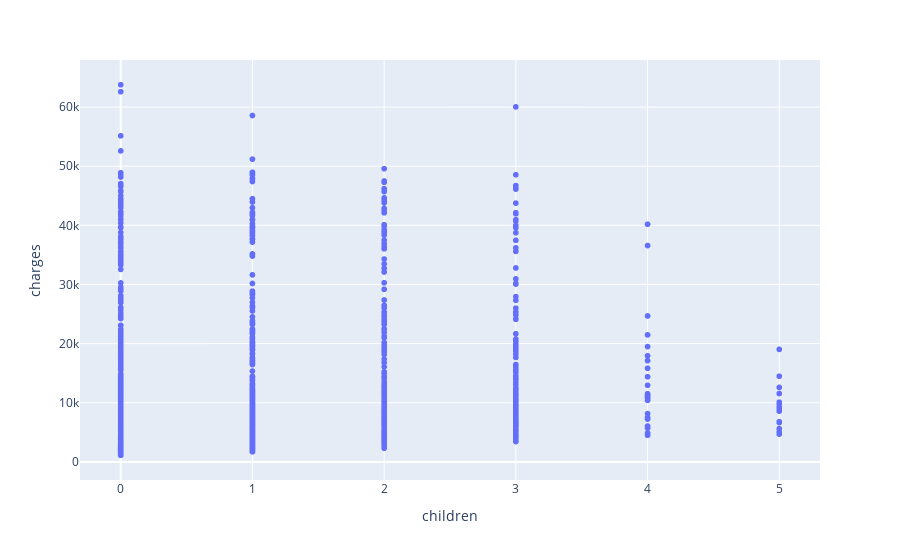

The code cell stored with this chart in its notebook:
### Code cell
px.scatter(df,x="children",y='charges')

### Figure 1 — Plotly figure (JSON) as saved in the notebook; plotly's stock layout.template omitted (floating-point values rounded to 4 significant figures; data arrays with more than 128 entries replaced by an {"elided": "..."} marker saying what was removed)
{"data": [{"hovertemplate": "children=%{x}<br>charges=%{y}<extra></extra>", "legendgroup": "", "marker": {"color": "#636efa", "symbol": "circle"}, "mode": "markers", "name": "", "showlegend": false, "type": "scattergl", "x": {"elided": "1338 int values"}, "xaxis": "x", "y": {"elided": "1338 float values"}, "yaxis": "y"}], "layout": {"legend": {"tracegroupgap": 0}, "margin": {"t": 60}, "xaxis": {"anchor": "y", "domain": [0, 1], "title": {"text": "children"}}, "yaxis": {"anchor": "x", "domain": [0, 1], "title": {"text": "charges"}}}}
